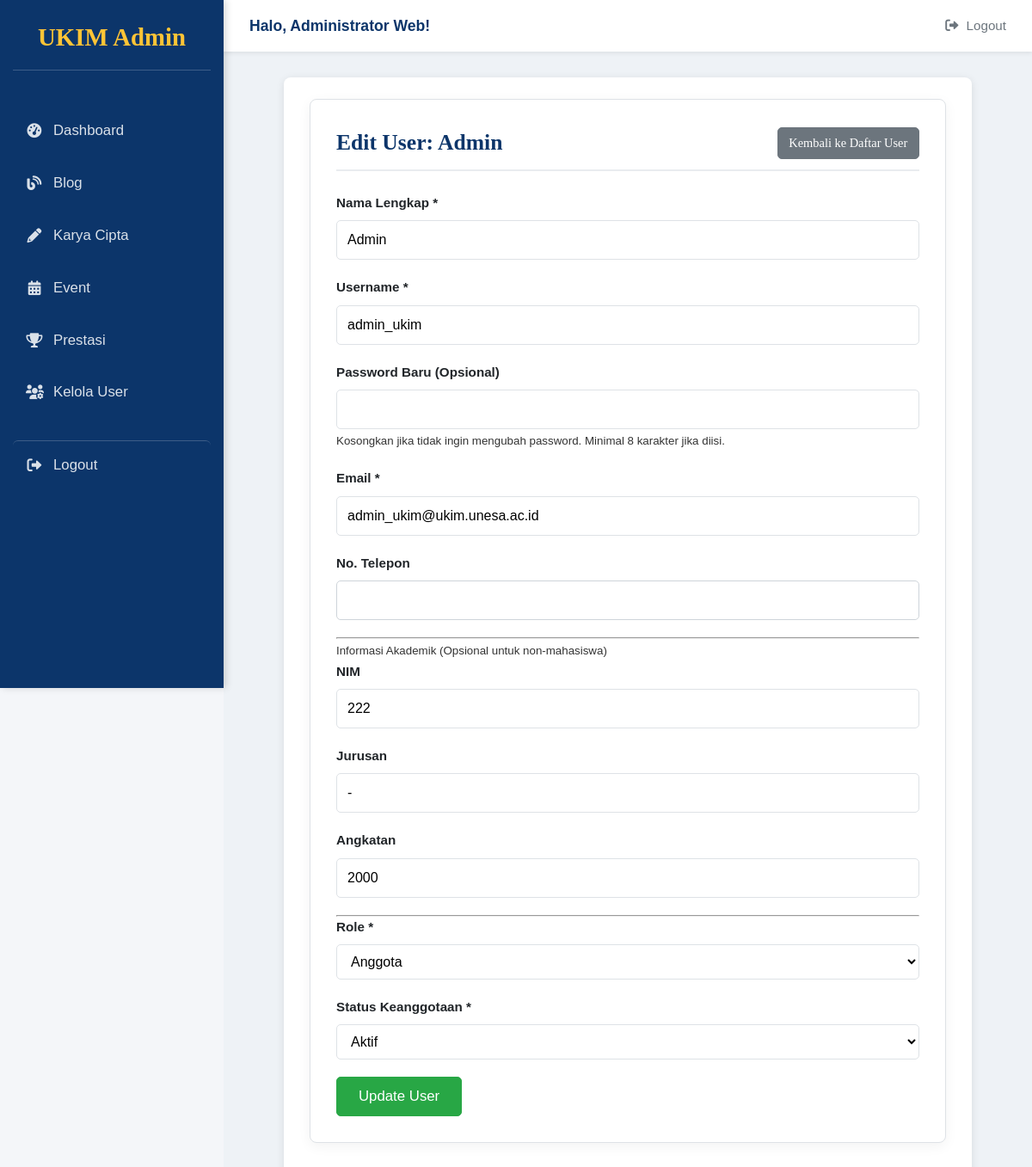
/admin/user-edit.php?id=2 (signed in), run on the app's committed database.
### tables this page shows
CREATE TABLE `users` (
  `id_user` int UNSIGNED NOT NULL,
  `nama_lengkap` varchar(100) NOT NULL,
  `nim` varchar(20) DEFAULT NULL,
  `jurusan` varchar(100) DEFAULT NULL,
  `angkatan` year DEFAULT NULL,
  `email` varchar(100) NOT NULL,
  `no_telepon` varchar(20) DEFAULT NULL,
  `username` varchar(50) NOT NULL,
  `password` varchar(255) NOT NULL,
  `role` enum('admin','pengurus','anggota','demisioner','alumni') NOT NULL DEFAULT 'anggota',
  `status_keanggotaan` enum('aktif','pasif','alumni') NOT NULL DEFAULT 'aktif',
  `foto_profil` varchar(255) DEFAULT NULL,
  `created_at` timestamp NULL DEFAULT CURRENT_TIMESTAMP,
  `updated_at` timestamp NULL DEFAULT CURRENT_TIMESTAMP ON UPDATE CURRENT_TIMESTAMP
);

### conn/controller.php (called while the page is built, shortened)
<?php
include('koneksi.php');
function get_user_by_id_admin($id_user) {
    global $conn;
    $sql = "SELECT id_user, nama_lengkap, nim, jurusan, angkatan, email, no_telepon, username, role, status_keanggotaan, foto_profil
            FROM users
            WHERE id_user = ?";
    $stmt = mysqli_prepare($conn, $sql);
    mysqli_stmt_bind_param($stmt, "i", $id_user);
    mysqli_stmt_execute($stmt);
    $result = mysqli_stmt_get_result($stmt);
    $user = mysqli_fetch_assoc($result);
    return $user;
}
?>

### admin/user-edit.php (the view, shortened to what this page needs)
<?php
require_once('../conn/controller.php');
$id_user_edit = (int)$_GET['id'];
$user_to_edit = get_user_by_id_admin($id_user_edit);
$input_values = $user_to_edit;
$roleOptions = ['admin', 'pengurus', 'anggota', 'demisioner', 'alumni'];
$statusOptions = ['aktif', 'pasif', 'alumni'];
include('./layout/header-admin.php');
?>
<!DOCTYPE html>
<html lang="id">
<head>
    <link rel="stylesheet" href="../style/admin-form.css">
</head>
<body>
    <div class="admin-form-container">
        <form action="user-edit.php?id=<?php echo $id_user_edit; ?>" method="post">
            <h3>
                Edit User: <?php echo htmlspecialchars($user_to_edit['nama_lengkap']); ?>
                <a href="users.php" class="btn btn-sm btn-secondary">Kembali ke Daftar User</a>
            </h3>
            <div class="form-group">
                <label for="nama_lengkap" class="form-label">Nama Lengkap <span class="text-danger">*</span></label>
                <input type="text" class="form-control" id="nama_lengkap" name="nama_lengkap" required value="<?php echo htmlspecialchars($input_values['nama_lengkap'] ?? ''); ?>">
            </div>
             <div class="row">
                <div class="col-md-6">
                     <div class="form-group">
                        <label for="username" class="form-label">Username <span class="text-danger">*</span></label>
                        <input type="text" class="form-control" id="username" name="username" required pattern="[a-zA-Z0-9_]+" title="Hanya huruf, angka, dan underscore" value="<?php echo htmlspecialchars($input_values['username'] ?? ''); ?>">
                    </div>
                </div>
                <div class="col-md-6">
                    <div class="form-group">
                        <label for="password" class="form-label">Password Baru (Opsional)</label>
                        <input type="password" class="form-control" id="password" name="password" minlength="8">
                        <small>Kosongkan jika tidak ingin mengubah password. Minimal 8 karakter jika diisi.</small>
                    </div>
                </div>
            </div>
            <div class="form-group">
                <label for="email" class="form-label">Email <span class="text-danger">*</span></label>
                <input type="email" class="form-control" id="email" name="email" required value="<?php echo htmlspecialchars($input_values['email'] ?? ''); ?>">
            </div>
            <div class="form-group">
                <label for="no_telepon" class="form-label">No. Telepon</label>
                <input type="tel" class="form-control" id="no_telepon" name="no_telepon" value="<?php echo htmlspecialchars($input_values['no_telepon'] ?? ''); ?>">
            </div>
            <hr>
             <p class="text-muted"><small>Informasi Akademik (Opsional untuk non-mahasiswa)</small></p>
            <div class="row">
                <div class="col-md-4">
                    <div class="form-group">
                        <label for="nim" class="form-label">NIM</label>
                        <input type="text" class="form-control" id="nim" name="nim" pattern="[0-9]*" title="Hanya angka" value="<?php echo htmlspecialchars($input_values['nim'] ?? ''); ?>">
                    </div>
                </div>
                <div class="col-md-4">
                     <div class="form-group">
                        <label for="jurusan" class="form-label">Jurusan</label>
                        <input type="text" class="form-control" id="jurusan" name="jurusan" value="<?php echo htmlspecialchars($input_values['jurusan'] ?? ''); ?>">
                    </div>
                </div>
                <div class="col-md-4">
                    <div class="form-group">
                        <label for="angkatan" class="form-label">Angkatan</label>
                        <input type="number" class="form-control" id="angkatan" name="angkatan" min="2000" max="<?php echo date('Y'); ?>" placeholder="YYYY" value="<?php echo htmlspecialchars($input_values['angkatan'] ?? ''); ?>">
                    </div>
                </div>
            </div>
            <hr>
             <div class="row">
                <div class="col-md-6">
                    <div class="form-group">
                        <label for="role" class="form-label">Role <span class="text-danger">*</span></label>
                        <select name="role" id="role" class="form-control" required <?php if ($id_user_edit == $_SESSION['user_id']) echo 'disabled title="Anda tidak bisa mengubah role diri sendiri."'; ?>>
                            <?php foreach ($roleOptions as $roleOpt): ?>
                                <option value="<?php echo $roleOpt; ?>" <?php echo (isset($input_values['role']) && $input_values['role'] == $roleOpt) ? 'selected' : ''; ?>><?php echo ucfirst($roleOpt); ?></option>
                            <?php endforeach; ?>
                        </select>
                    </div>
                </div>
                <div class="col-md-6">
                    <div class="form-group">
                        <label for="status_keanggotaan" class="form-label">Status Keanggotaan <span class="text-danger">*</span></label>
                        <select name="status_keanggotaan" id="status_keanggotaan" class="form-control" required>
                             <?php foreach ($statusOptions as $statusOpt): ?>
                                <option value="<?php echo $statusOpt; ?>" <?php echo (isset($input_values['status_keanggotaan']) && $input_values['status_keanggotaan'] == $statusOpt) ? 'selected' : ''; ?>><?php echo ucfirst($statusOpt); ?></option>
                            <?php endforeach; ?>
                        </select>
                    </div>
                </div>
            </div>
            <button type="submit" name="update_user" class="btn btn-success">Update User</button>
        </form>
    </div>
</body>
</html>

### admin/style/admin.css (style rules this page uses)
:root { --primary-color: #FFC436; --secondary-color: #0C356A; --accent-color: #0d6efd; --light-color: #f8f9fa; --dark-color: #212529; --grey-color: #6c757d; --border-color: #dee2e6; --white-color: #FFFFFF; --success-color: #198754; --danger-color: #dc3545; --warning-color: #ffc107; --info-color: #0dcaf0; --main-font: 'Montserrat', sans-serif; --heading-font: 'Lora', serif; --sidebar-width: 260px; --top-nav-height: 60px; }
* { margin: 0; padding: 0; box-sizing: border-box; }
body { font-family: var(--main-font); background-color: var(--light-color); display: flex; color: var(--dark-color); font-size: 16px; }
.btn { display: inline-block; padding: 10px 20px; border: none; border-radius: 5px; cursor: pointer; text-decoration: none; font-weight: 500; font-size: 0.95em; transition: background-color 0.2s ease, color 0.2s ease, transform 0.1s ease, box-shadow 0.2s ease; text-align: center; }
.btn-secondary { background-color: var(--secondary-color); color: var(--white-color); }
.btn-success { background-color: var(--success-color); color: var(--white-color); }
form { background-color: var(--white-color); border: 1px solid var(--border-color); border-radius: 8px; padding: 30px; margin-bottom: 30px; box-shadow: 0 4px 15px rgba(0, 0, 0, 0.05); }
form h3 { font-family: var(--heading-font); font-size: 1.6em; margin-bottom: 25px; color: var(--secondary-color); padding-bottom: 15px; border-bottom: 1px solid var(--border-color); }
.form-group, .mb-3 { margin-bottom: 20px; }
.form-group label { font-weight: 600; color: var(--dark-color); font-size: 0.95em; margin-bottom: 8px; display: block; }
.form-group input[type="text"], .form-group input[type="email"], .form-group input[type="password"], .form-group input[type="number"], .form-group input[type="date"], .form-group input[type="datetime-local"], .form-group select, .form-group textarea { width: 100%; padding: 10px 12px; border: 1px solid var(--border-color); border-radius: 5px; font-size: 1em; background-color: var(--white-color); transition: border-color 0.2s ease, box-shadow 0.2s ease; }
form button[type="submit"] { padding: 12px 25px; font-size: 1.05em; }

### admin/style/admin-form.css (style rules this page uses)
body { font-family: 'Montserrat', sans-serif; background-color: #f4f6f9; color: #333; line-height: 1.6; }
.admin-form-container { background-color: #fff; padding: 25px 30px; margin: 30px auto; border-radius: 8px; box-shadow: 0 2px 10px rgba(0, 0, 0, 0.1); max-width: 800px; }
.admin-form-container h3 { font-family: 'Lora', serif; color: #0C356A; margin-bottom: 25px; border-bottom: 2px solid #e9ecef; padding-bottom: 10px; display: flex; justify-content: space-between; align-items: center; }
.admin-form-container h3 .btn { font-size: 0.9rem; padding: 0.4rem 0.8rem; }
.form-group { margin-bottom: 20px; }
.form-label { display: block; font-weight: 500; margin-bottom: 8px; color: #495057; }
.form-control { width: 100%; padding: 10px 12px; border: 1px solid #ced4da; border-radius: 5px; font-size: 1rem; line-height: 1.5; transition: border-color 0.15s ease-in-out, box-shadow 0.15s ease-in-out; }
.btn { padding: 10px 20px; border-radius: 5px; text-decoration: none; cursor: pointer; font-weight: 500; transition: background-color 0.2s ease-in-out, border-color 0.2s ease-in-out; border: 1px solid transparent; }
.btn-secondary { background-color: #6c757d; border-color: #6c757d; color: white; }
.btn-success { background-color: #28a745; border-color: #28a745; color: white; }

### data on the page
users: nama_lengkap "Admin", username "admin_ukim", email "admin_ukim@ukim.unesa.ac.id", nim "222", jurusan "-", angkatan "2000", role "Anggota", status_keanggotaan "Aktif"

### other printed values
$nama_user "Administrator Web"
